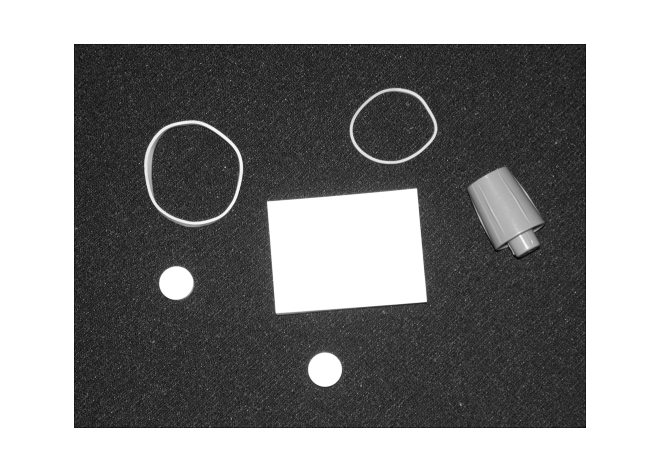
#> input picture Edge & Line Detection, Boundary Tracing/1.png, 661 x 471 px
$ python Problem1-1.py
#> lines starting #> are read from the running program, lines starting #| are printed output that depends on the picture
#> further down, img1 is the input picture: shape (471, 661, 3); min 6, max 255, mean 140.8
### Edge & Line Detection, Boundary Tracing/Gaussian_smoothing.py
import numpy as np

def myGaussianSmoothing(img,ker_size,std):
    kernel = gaussian_kernal(img,ker_size,std)
    return kernel
def gaussian_kernal(img,ker_size,std):
#> called with ker_size = 11, std = 1
    ker_1d = np.linspace(-(ker_size // 2), ker_size // 2, ker_size)
    for i in range(ker_size):
        ker_1d[i] = 1 / (np.sqrt(2 * np.pi) * std) * np.e ** (-np.power((ker_1d[i] - 0) / std, 2) / 2)
    trans = ker_1d.T
    ker_2d = np.outer(trans, trans)
    ker_2d *= 1.0 / ker_2d.max()

    conv = convolution(img,ker_2d)

    return conv

def convolution(img,ker_2d):
    res = np.zeros(img.shape)
    pad_height = int((ker_2d.shape[0] - 1) / 2)
    pad_width = int((ker_2d.shape[1] - 1) / 2)
    padded_image = np.zeros((img.shape[0] + (2 * pad_height), img.shape[1] + (2 * pad_width)))
    padded_image[pad_height:padded_image.shape[0] - pad_height, pad_width:padded_image.shape[1] - pad_width] = img
    for row in range(img.shape[0]):
        for col in range(img.shape[1]):
            res[row, col] = np.sum(ker_2d * padded_image[row:row + ker_2d.shape[0], col:col + ker_2d.shape[1]])*2
            if True:
                res[row, col] /= ker_2d.shape[0] * ker_2d.shape[1]
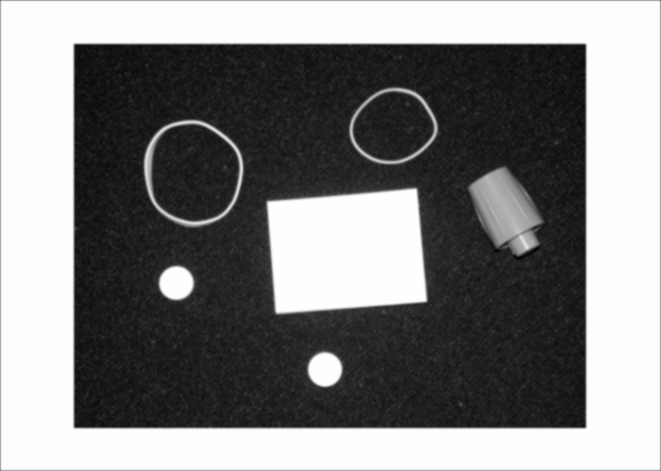
#> res: shape (471, 661) float64; min 0.00917, max 0.104, mean 0.0571; drawn with min black and max white

    return res

### Edge & Line Detection, Boundary Tracing/sobel.py
# -*- coding: utf-8 -*-
"""
Created on Sun Oct 13 20:01:09 2019

@author: yashd
"""
import Gaussian_smoothing
import numpy as np

def sobel_edge_detection(image, sb):
    new_image_x = Gaussian_smoothing.convolution(image, sb)
#> in convolution (call 2), `padded_image[pad_height:padded_image.shape[0] - pad_height, pad_width:..`:
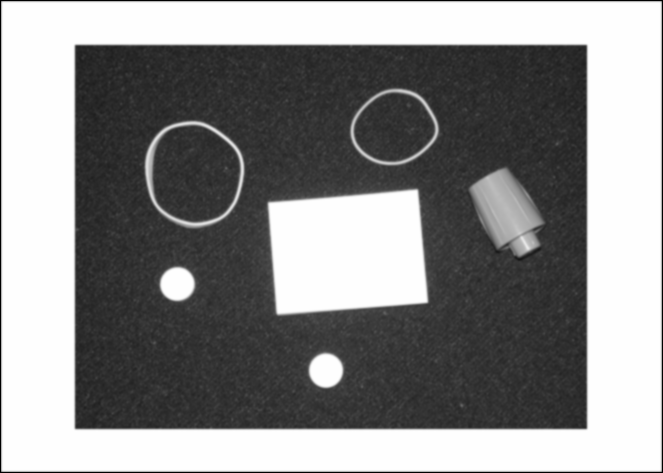
#> padded_image: shape (473, 663) float64; min 0, max 0.104, mean 0.0567; drawn with min black and max white
#> after the loop in convolution (call 2), `for row in range(img.shape[0]):`:
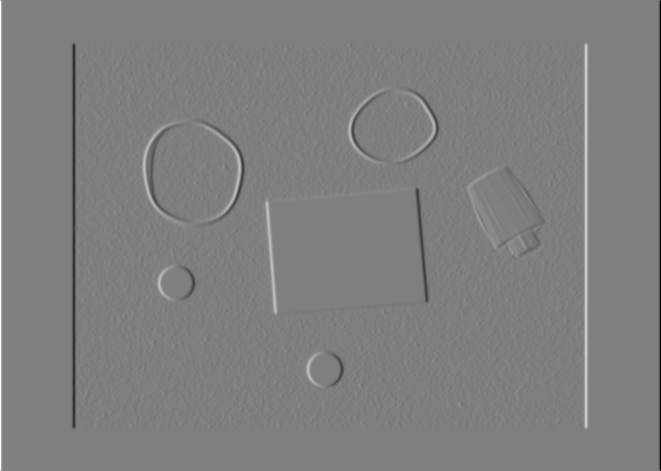
#> res: shape (471, 661) float64; min -0.0869, max 0.0869, mean 2.47e-20; drawn with min black and max white
    new_image_y = Gaussian_smoothing.convolution(image, np.flip(sb.T, axis=0))
#> after the loop in convolution (call 3), `for row in range(img.shape[0]):`:
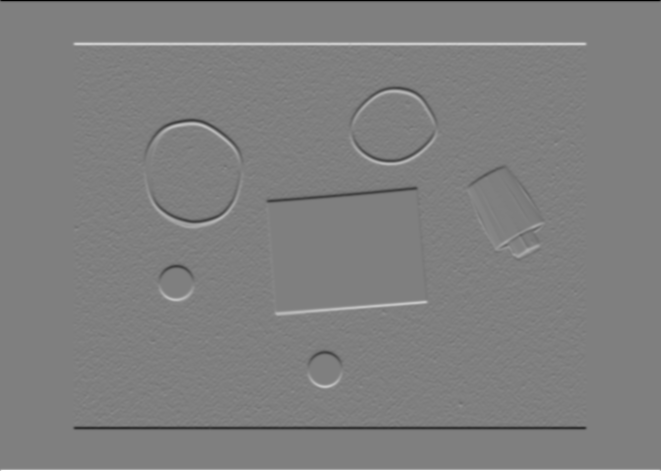
#> res: shape (471, 661) float64; min -0.0869, max 0.0869, mean 2.11e-18; drawn with min black and max white
    gradient_magnitude = np.sqrt(np.square(new_image_x) + np.square(new_image_y))
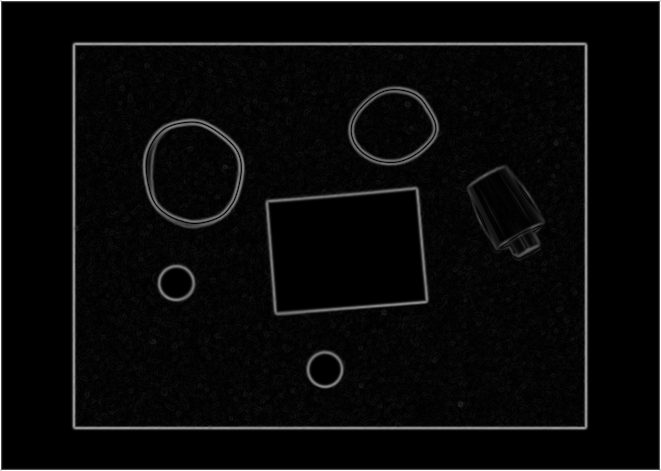
#> gradient_magnitude: shape (471, 661) float64; min 6.17e-18, max 0.0869, mean 0.00343; drawn with min black and max white
    gradient_magnitude *= 1.0 / gradient_magnitude.max()
    ori = np.arctan2(new_image_x,new_image_y)*180/np.pi
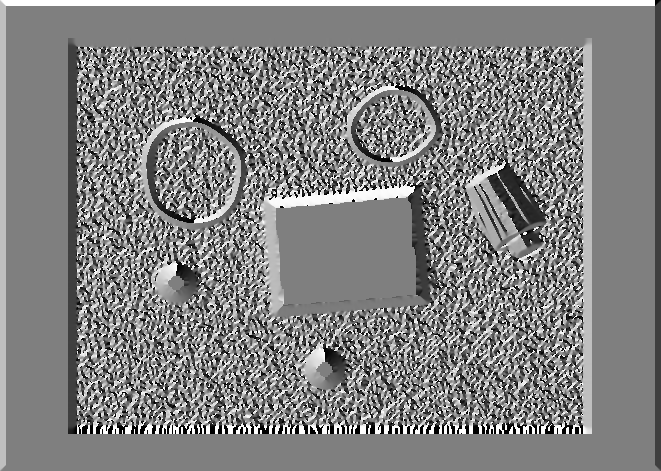
#> ori: shape (471, 661) float64; min -180, max 180, mean 4.3; drawn with min black and max white
    return gradient_magnitude, new_image_x, new_image_y

### Edge & Line Detection, Boundary Tracing/Problem1-1.py
# -*- coding: utf-8 -*-
"""
Created on Wed Oct  9 17:22:35 2019

@author: yashd
"""

import cv2
import numpy as np
import matplotlib.pyplot as plt
import Gaussian_smoothing
import sobel


def display_img(image):
    plt.imshow(image, cmap='gray')
    plt.show()

def display_quiver(image):
    plt.quiver(image)
    plt.show()

if __name__ == '__main__':
    img1 = cv2.imread('1.png')
    img = cv2.imread('1.png',0)
    img2 = img / 255.0
    up1_smooth = Gaussian_smoothing.myGaussianSmoothing(img2,11,1)
    sobelFilter = np.array([[-1, 0, 1], [-2, 0, 2], [-1, 0, 1]])
    mag,Ix, Iy = sobel.sobel_edge_detection(up1_smooth, sobelFilter)
    display_img(mag)
    fig,axs = plt.subplots()
    plt.imshow(mag,cmap='gray')
    axs.quiver(Ix,Iy, scale = 1.5, color = 'r')
    plt.show()
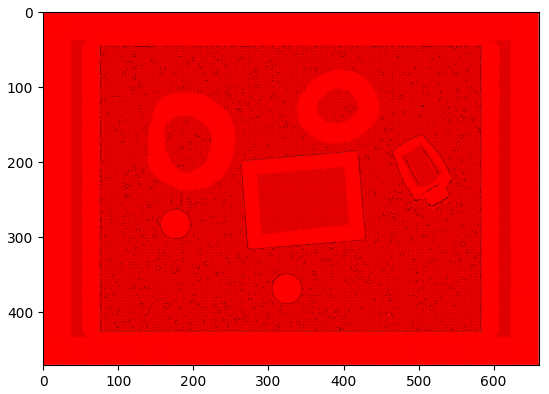
#> figure drawn by matplotlib, 1 panel

$ run again, with Edge & Line Detection, Boundary Tracing/3.png copied over Edge & Line Detection, Boundary Tracing/1.png
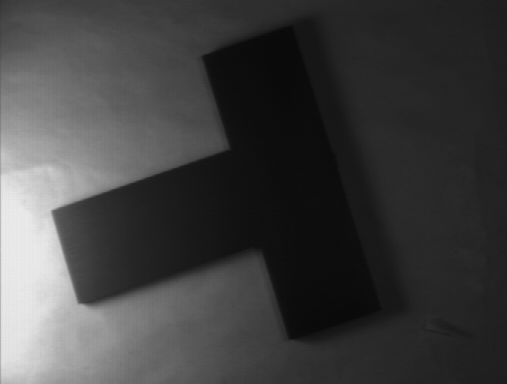
#> input picture Edge & Line Detection, Boundary Tracing/3.png, 507 x 384 px
#> img1 is the input picture: shape (384, 507, 3); min 9, max 235, mean 64.6
#> padded_image: shape (386, 509) float64
#> after the loop in convolution (call 3), `for row in range(img.shape[0]):`:
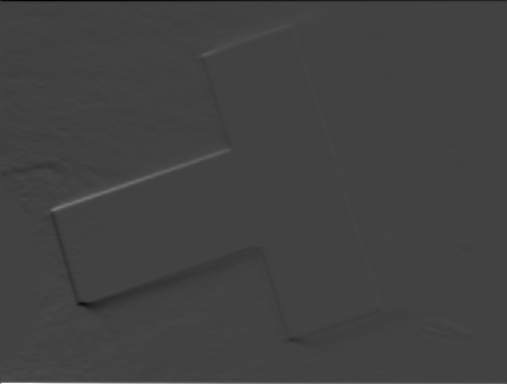
#> res: shape (384, 507) float64; min -0.0226, max 0.0641, mean -2.08e-05; drawn with min black and max white
#> `plt.show()`:
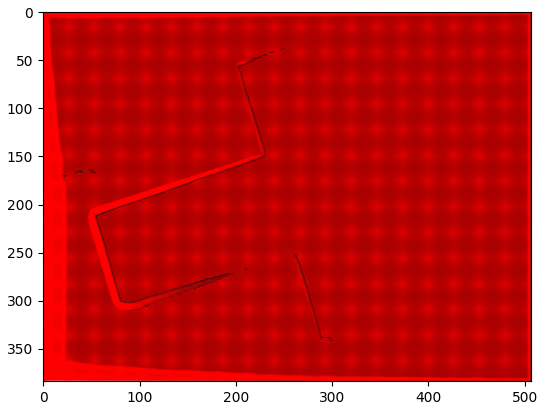
#> figure drawn by matplotlib, 1 panel
